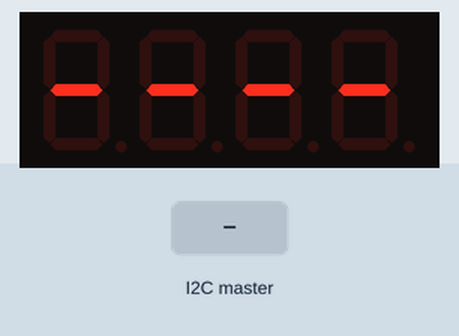
This sketch was run on a simulated Arduino Uno, built with avr-gcc and run on an emulated ATmega328P. Shown: 4-digit seven-segment display. Inputs (shaded band) come from the test bench.

Above: at 1.2 s.
1.3 s: the I2C master sends the byte 1
At 2.1 s:
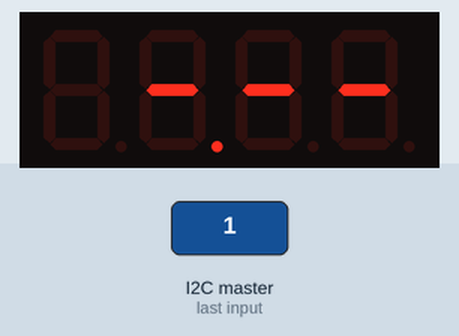
2.8 s: the I2C master sends the byte 0
4.3 s: the I2C master sends the byte 90
At 5.5 s:
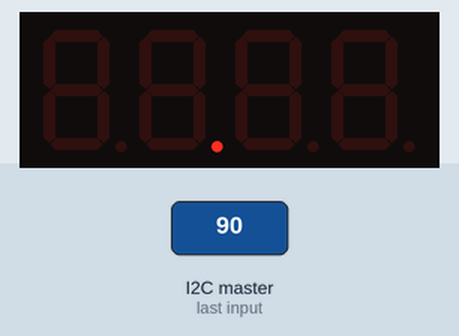
5.8 s: the I2C master sends the byte 200
At 6.7 s:
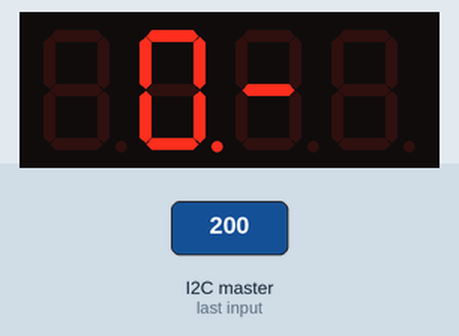
7.3 s: the I2C master sends the byte 2
At 7.8 s:
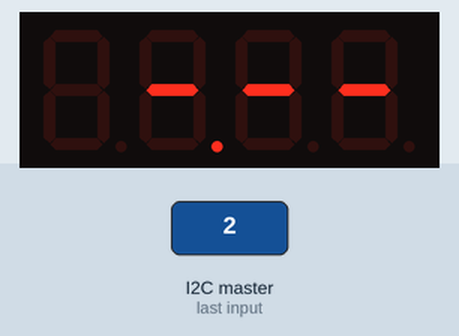
Timing chart, 0 to 9.8 s (numbered marks = the images above; inputs shaded):
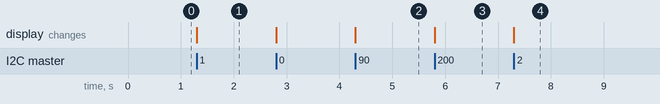

Measured:
- after the input at 1.3 s, the display: changes at once (image 1)
- after the input at 4.3 s, the display: changes at once (image 2)
- after the input at 5.8 s, the display: changes at once (image 3)
- after the input at 7.3 s, the display: changes at once (image 4)

The sketch:

7seg_slave.ino
```cpp
#include <SevSeg.h>

// Include Arduino Wire library for I2C
#include <Wire.h>

// Define Slave I2C Address
#define SLAVE_ADDR 9

int boost = 0;

SevSeg sevseg; //Initiate a seven segment controller object


void setup() {
    // SevSeg
    byte numDigits = 4;
    byte digitPins[] = {2, 3, 4, 5};
    byte segmentPins[] = {6, 7, 8, 9, 10, 11, 12, 13};
    bool resistorsOnSegments = 0;
    // variable above indicates that 4 resistors were placed on the digit pins.
    // set variable to 1 if you want to use 8 resistors on the segment pins.
    sevseg.begin(COMMON_CATHODE, numDigits, digitPins, segmentPins, resistorsOnSegments);
    sevseg.setBrightness(90);
    sevseg.setChars("----");

    // I2C
    // Initialize I2C communications as Slave
    Wire.begin(SLAVE_ADDR);

    // Function to run when data received from master
    Wire.onReceive(updateBoost);
}
void loop() {
    sevseg.refreshDisplay(); // Must run repeatedly
}

void updateBoost() {
  while (0 < Wire.available()) {
    byte low = Wire.read();
    byte high = Wire.read();

    unsigned int boost = high * 256 + low;

    sevseg.setNumber(boost, 2);
  }
}
```
